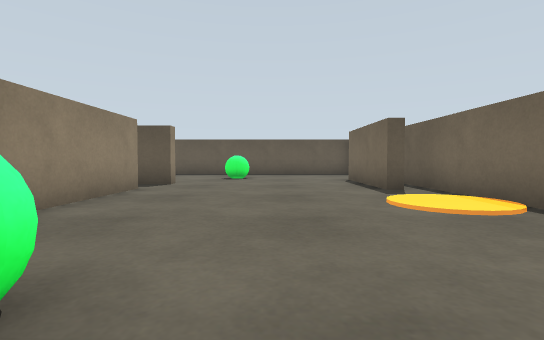
View 1 (above)

16 first-person views from a walk through a robot-simulator world made for Gazebo. The camera is 0.61 m above the floor, tilts 2° down and sees 85° across. The floor is counted in squares, 1 m on a side. Each view is taken from the middle of a square. On the plan, view 1 faces up. The plan holds only what a view shows up to about 9 squares ahead; the rest is blank. The robots in the file are not drawn.

View 2
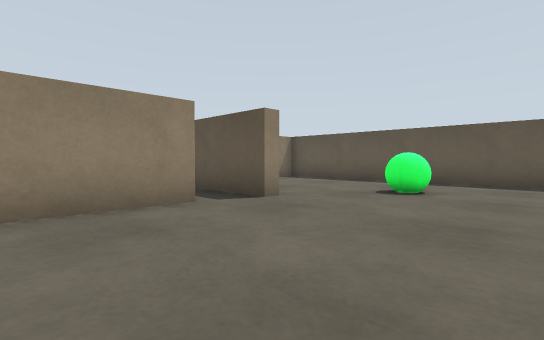

View 3
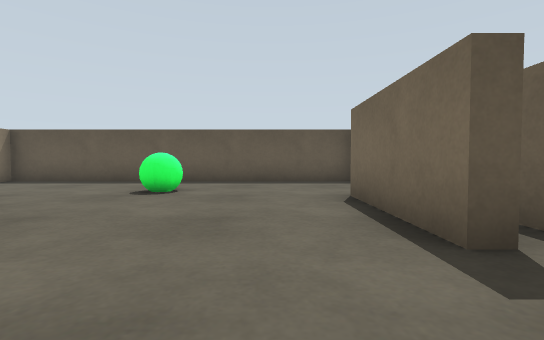

View 4
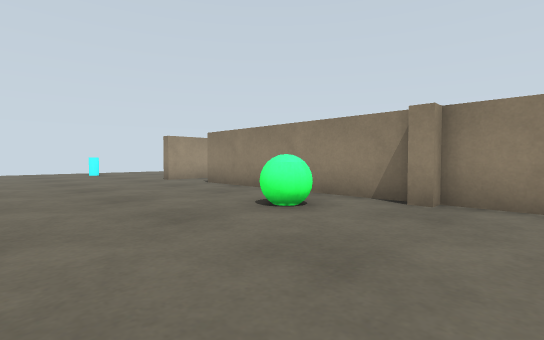

View 5
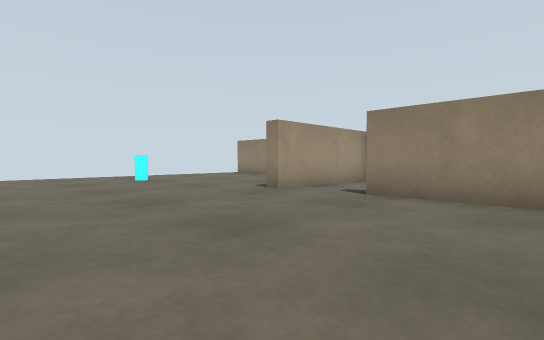

View 6
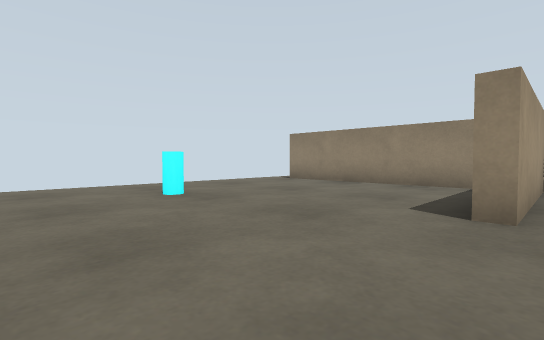

View 7
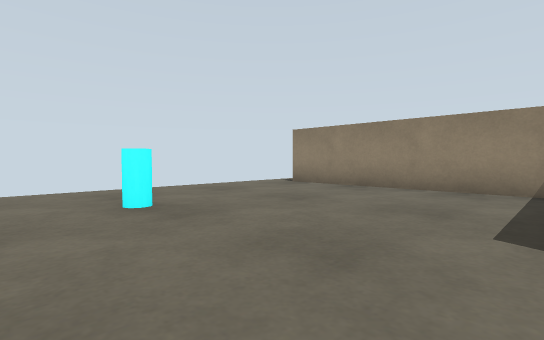

View 8
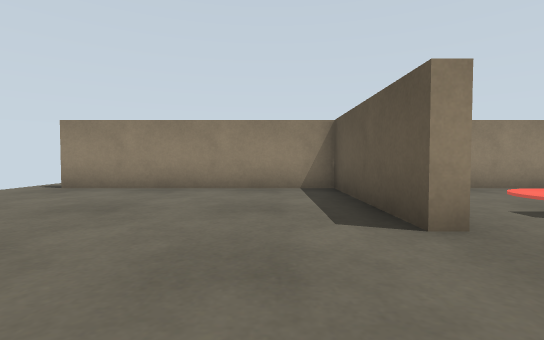

View 9
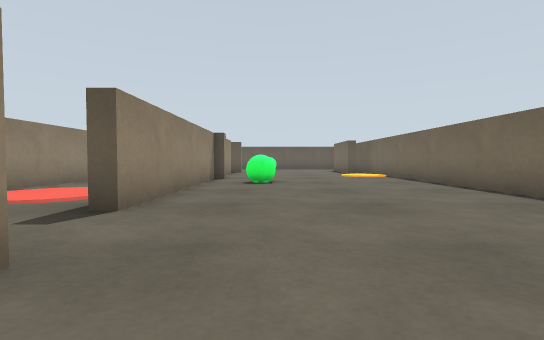

View 10
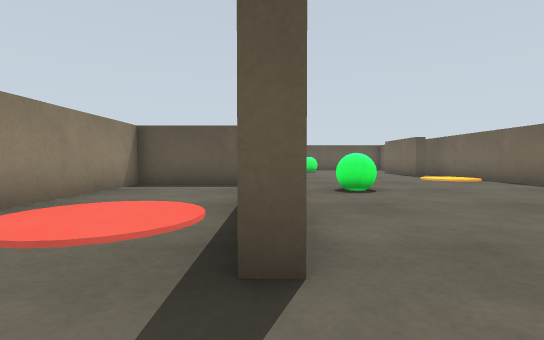

View 11
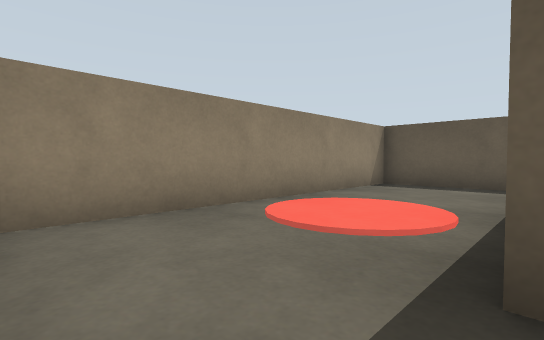

View 12
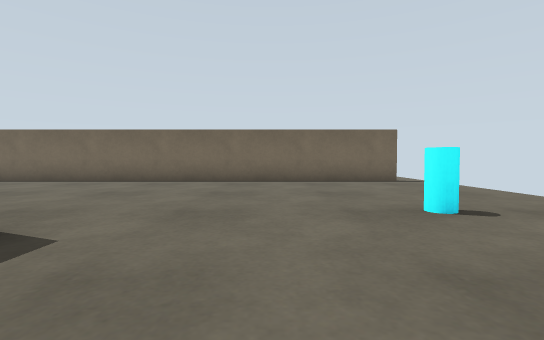

View 13
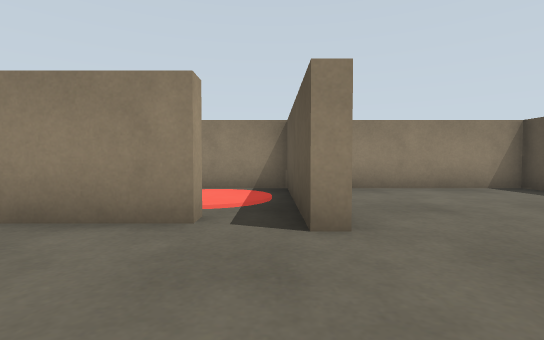

View 14
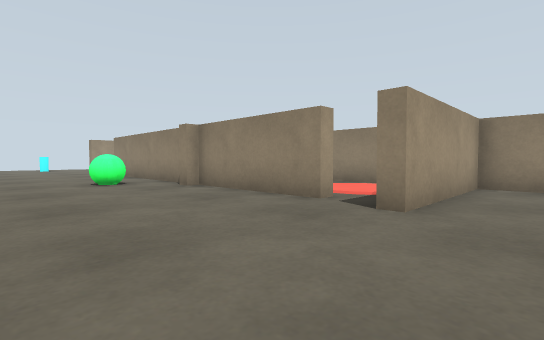

View 15
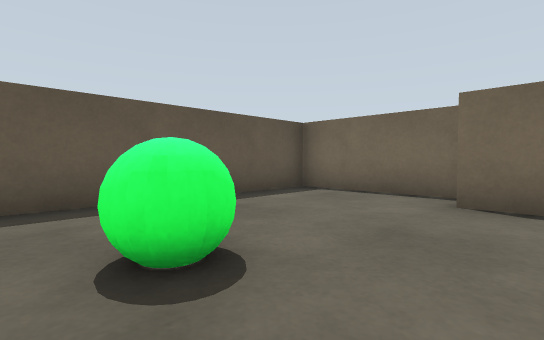

View 16
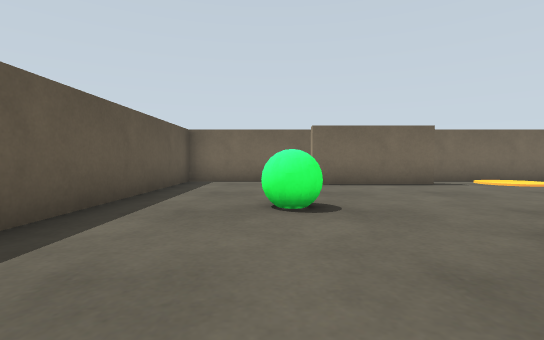

### Floor plan
Points are (right, up) in squares from view 1. A wall is a line through its corners. A room is listed if a view was taken in it or the views show most of it. See-through windows are left out.
Room 1 (views 1, 2, 3, 4, 5, 6, 7, 8, 9, 12, 13, 14, 15, 16)
walls: (-2.8, 2.2) (-2.8, -3.5); (-2.5, 2.8) (-2.5, 2.2); (-2.5, -5.3) (-2.5, -5.7) (-6.3, -5.7) (-6.3, -11.5); (-3.2, 6.3) (-2.8, 6.3) (-2.8, 2.6); (2.8, 6) (2.3, 6) (2.3, 9); (3.3, -11.5) (3.3, 12.3) (-6.3, 12.3) (-6.3, 7.7) (-2.5, 7.7) (-2.5, 7.3)
ways out: opening at (-3, -4.5) to room 2; opening at (-7, -12); opening at (3, -12); gap at (-3, 6)
objects: cyan cylinder (-2, -10); green ball (-1, 1); green ball (-1, 10)
Room 2 (views 10, 11)
walls: (-2.8, -3.5) (-3.2, -3.5); (-3.8, 2.3) (-6.3, 2.3) (-6.3, -5.3) (-2.5, -5.3)
ways out: opening at (-3, -4.5) to room 1

Where each view was taken, in squares from view 1:
view 1: 0 up, 0 right, facing up
view 2: 4 up, 1 right, facing up-left
view 3: 4 up, 1 right, facing up
view 4: 4 up, 2 right, facing down-left
view 5: 1 down, 2 right, facing down-left
view 6: 5 down, 1 right, facing down-left
view 7: 6 down, 0 right, facing down-left
view 8: 7 down, 0 right, facing left
view 9: 7 down, 1 left, facing up
view 10: 5 down, 3 left, facing up
view 11: 5 down, 3 left, facing up-left
view 12: 8 down, 5 left, facing right
view 13: 7 up, 0 right, facing left
view 14: 9 up, 1 right, facing down-left
view 15: 8 up, 2 left, facing up-right
view 16: 10 up, 5 left, facing right
